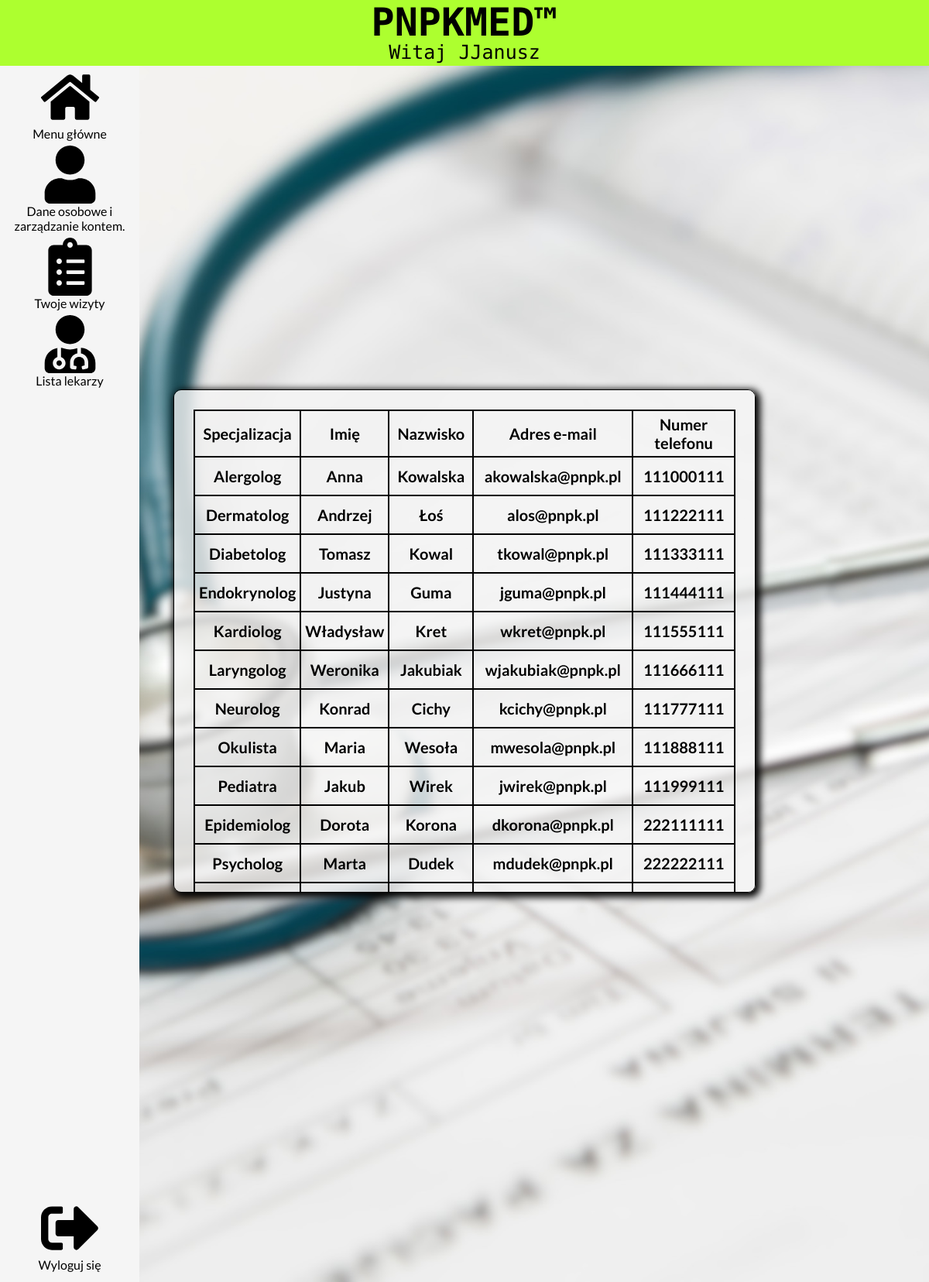
/php/doctordata.php (signed in), run on the app's committed database.
### tables this page shows
CREATE TABLE `lekarze` (
  `id_lekarza` int(11) NOT NULL,
  `id_specjalizacji` int(11) NOT NULL,
  `imie` varchar(32) NOT NULL,
  `nazwisko` varchar(48) NOT NULL,
  `email` varchar(40) NOT NULL UNIQUE,
  `nr_tel` bigint(9) NOT NULL UNIQUE,
  PRIMARY KEY (`id_lekarza`),
  FOREIGN KEY (`id_specjalizacji`) REFERENCES specjalizacje(id_specjalizacji)
);

CREATE TABLE `specjalizacje` (
  `id_specjalizacji` int(11) NOT NULL,
  `nazwa` varchar(40) NOT NULL,
   PRIMARY KEY (`id_specjalizacji`)
);

### php/doctordata.php (the view, shortened to what this page needs)
<?php
$conn = @mysqli_connect(DB_HOST, DB_USER, DB_PASSWORD, DB_SCHEMA);
$dataset = [];
$sql = "SELECT `imie`,`nazwisko`,`email`,`nr_tel`,specjalizacje.nazwa FROM lekarze INNER JOIN specjalizacje ON lekarze.id_specjalizacji=specjalizacje.id_specjalizacji";
$query = mysqli_query($conn, $sql);
while (($row = mysqli_fetch_array($query)) !== null) {
	$dataset[] = $row;
};
include "_header.php";
?>
<body>
	<div id="logo">
		<h1>PNPKMED&trade;</h1>
		<p id="hellomsg">
			Witaj <?php echo $_SESSION['client']["login"] ?>
		</p>
	</div>
	<div id="container">
		<?php include "_navbar.php" ?>
		<div class="infopanel">
			<table class="docinfotable">
				<tr>
					<th>Specjalizacja</th>
					<th>Imię</th>
					<th>Nazwisko</th>
					<th>Adres e-mail</th>
					<th>Numer telefonu</th>
				</tr>
				<?php
				foreach ($dataset as $data) {
					echo <<<HTML
					<tr>
					<th>{$data['nazwa']}</th>
					<th>{$data['imie']}</th>
					<th>{$data['nazwisko']}</th>
					<th>{$data['email']}</th>
					<th>{$data['nr_tel']}</th>
					</tr>
					HTML;
				}
				?>
			</table>
		</div>
</body>
</html>

### css/menu.css (style rules this page uses)
* { margin: 0; padding: 0; box-sizing: border-box; }
body { background-image: url(/images/tlo-menu.jpg); background-position: center; background-size: cover; background-repeat: no-repeat; font-family: "Lato", sans-serif; }
#logo { background-color: greenyellow; height: 85px; text-align: center; font-size: 25px; font-family: "PT Mono", monospace; }
#hellomsg { margin-top: -5px; }
#container { display: flex; }
.infopanel { background: rgba(245, 245, 245, 0.8); font-size: 20px; min-width: 400px; display: flex; justify-content: center; align-items: center; position: absolute; top: 50%; left: 50%; transform: translate(-50%, -50%); padding: 15px; border: 1px solid black; border-radius: 10px; box-shadow: 3px 3px 10px 3px black; flex-wrap: wrap; height: 650px; overflow-y: scroll; }
.docinfotable { border: 1px solid black; border-spacing: 0; margin: 10px; min-width: 700px; }
.docinfotable th, .docinfotable td { border: 1px solid black; padding: 5px; height: 50px; }

### data on the page
lekarze: id_specjalizacji.nazwa "Alergolog", imie "Anna", nazwisko "Kowalska", email "akowalska@pnpk.pl", nr_tel "111000111"
lekarze: id_specjalizacji.nazwa "Dermatolog", imie "Andrzej", nazwisko "Łoś", email "alos@pnpk.pl", nr_tel "111222111"
lekarze: id_specjalizacji.nazwa "Diabetolog", imie "Tomasz", nazwisko "Kowal", email "tkowal@pnpk.pl", nr_tel "111333111"
lekarze: id_specjalizacji.nazwa "Endokrynolog", imie "Justyna", nazwisko "Guma", email "jguma@pnpk.pl", nr_tel "111444111"
lekarze: id_specjalizacji.nazwa "Kardiolog", imie "Władysław", nazwisko "Kret", email "wkret@pnpk.pl", nr_tel "111555111"
lekarze: id_specjalizacji.nazwa "Laryngolog", imie "Weronika", nazwisko "Jakubiak", email "wjakubiak@pnpk.pl", nr_tel "111666111"
lekarze: id_specjalizacji.nazwa "Neurolog", imie "Konrad", nazwisko "Cichy", email "kcichy@pnpk.pl", nr_tel "111777111"
lekarze: id_specjalizacji.nazwa "Okulista", imie "Maria", nazwisko "Wesoła", email "mwesola@pnpk.pl", nr_tel "111888111"
lekarze: id_specjalizacji.nazwa "Pediatra", imie "Jakub", nazwisko "Wirek", email "jwirek@pnpk.pl", nr_tel "111999111"
lekarze: id_specjalizacji.nazwa "Epidemiolog", imie "Dorota", nazwisko "Korona", email "dkorona@pnpk.pl", nr_tel "222111111"
lekarze: id_specjalizacji.nazwa "Psycholog", imie "Marta", nazwisko "Dudek", email "mdudek@pnpk.pl", nr_tel "222222111"

### other printed values
$_SESSION['client']["login"] "JJanusz"
